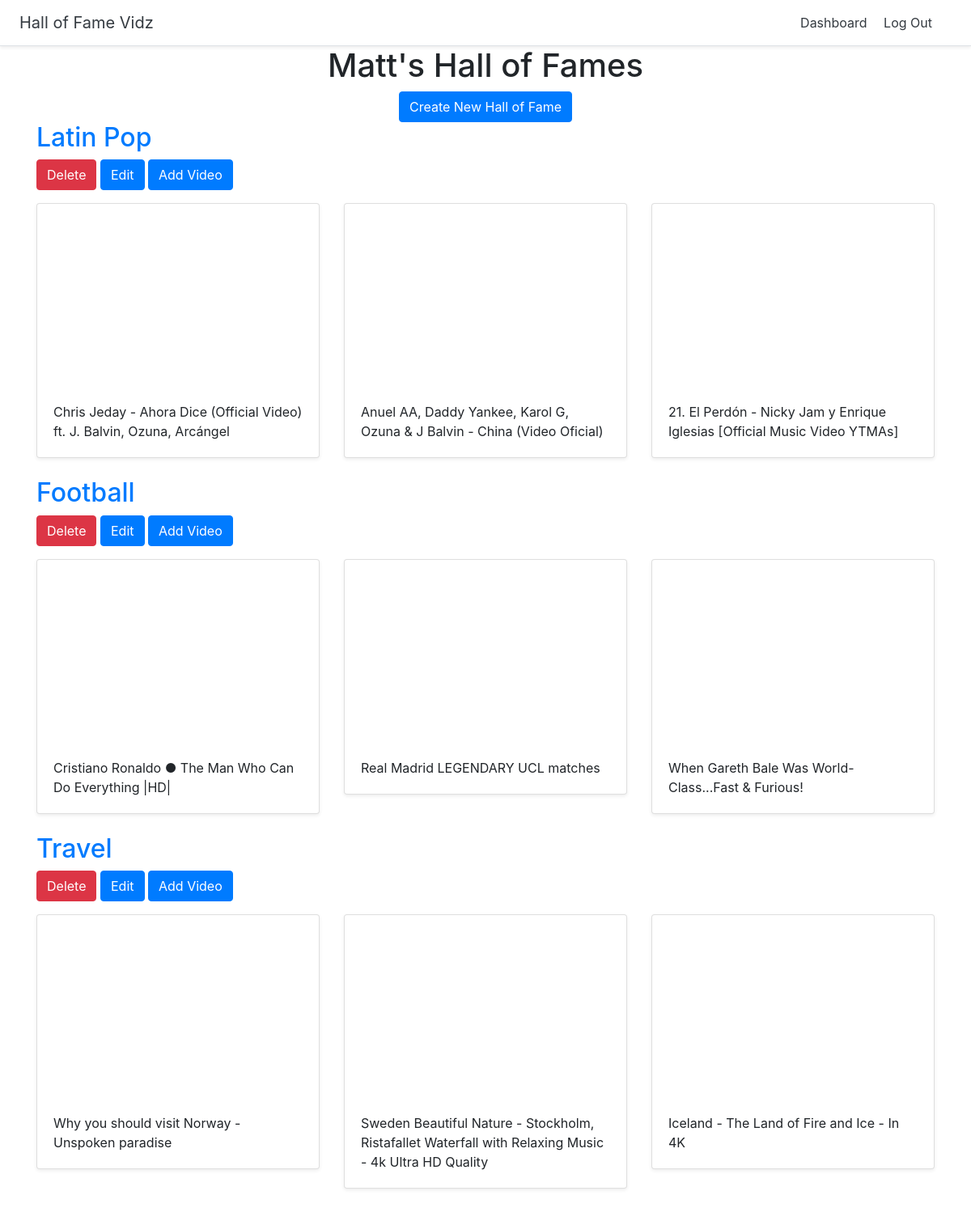
The page /dashboard (signed in) on the database its author committed.
### halls/models.py (models this page shows)
class Hall(models.Model):
    title = models.CharField(max_length = 255)
    user = models.ForeignKey(User, on_delete=models.CASCADE)

class Video(models.Model):
    title = models.CharField(max_length = 255)
    url = models.URLField()
    youtube_id = models.CharField(max_length = 255)
    hall = models.ForeignKey(Hall, on_delete=models.CASCADE)

### halls/views.py (the view)
# urls.py: path('dashboard',views.dashboard,name='dashboard'),
@login_required
def dashboard(request):
    halls = Hall.objects.filter(user = request.user)
    return render(request,'halls/dashboard.html',{'halls' : halls})

### halls/templates/halls/dashboard.html
{% extends 'halls/base.html' %}
{% block content %}
<div class="container">
  <div class="text-center">
    <h1>{{ user.username }}'s Hall of Fames</h1>
    <a href="{% url 'create_hall' %}" class="btn btn-primary">Create New Hall of Fame</a>
  </div>
    {% for hall in halls %}
<h2><a href="{% url 'detail_hall' hall.id %}">{{ hall.title }}</a></h2>
<a href="{% url 'delete_hall' hall.id %}" class="btn btn-danger">Delete</a>
<a href="{% url 'update_hall' hall.id %}" class="btn btn-primary">Edit</a>
<a href="{% url 'add_video' hall.id %}" class="btn btn-primary">Add Video</a>
    <div class="row">
      {% for video in hall.video_set.all %}
      <div class="col-md-4 mt-3">
        <div class="card mb-4 shadow-sm">
          <iframe width="100%" height="225" src="https://www.youtube.com/embed/{{ video.youtube_id }}" frameborder="0" allow="accelerometer; autoplay; encrypted-media; gyroscope; picture-in-picture" allowfullscreen></iframe>
          <div class="card-body">
            <p class="card-text">{{ video.title }}</p>
          </div>
        </div>
      </div>
      {% endfor %}
      </div>
    {% endfor %}
</div>
{% endblock %}

### rows shown on the page
Hall: title "Latin Pop"
Video: title "Chris Jeday - Ahora Dice (Official Video) ft. J. Balvin, Ozuna, Arcángel"
Video: title "Anuel AA, Daddy Yankee, Karol G, Ozuna & J Balvin - China (Video Oficial)"
Video: title "21. El Perdón - Nicky Jam y Enrique Iglesias [Official Music Video YTMAs]"
Hall: title "Football"
Video: title "Cristiano Ronaldo ● The Man Who Can Do Everything |HD|"
Video: title "Real Madrid LEGENDARY UCL matches"
Video: title "When Gareth Bale Was World-Class...Fast & Furious!"
Hall: title "Travel"
Video: title "Why you should visit Norway - Unspoken paradise"
Video: title "Sweden Beautiful Nature - Stockholm, Ristafallet Waterfall with Relaxing Music - 4k Ultra HD Quality"
Video: title "Iceland - The Land of Fire and Ice - In 4K"

### other values the page prints
{{ user.username }} "Matt"
